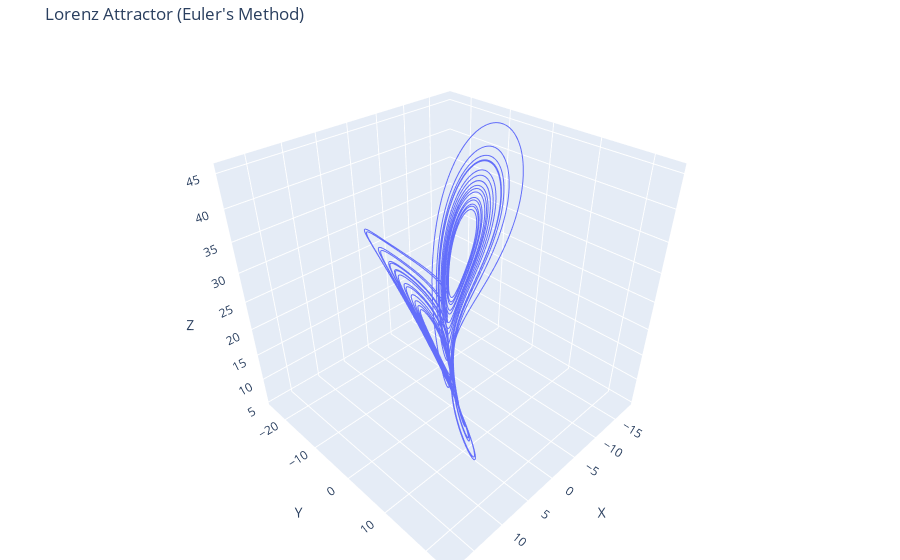

The cell this chart's notebook holds for it:
### Code cell
initial_state=[0,1,20]
trajectory = eulers_method(initial_state,25000,0.001)
sim = simulation(trajectory, "Euler's Method")

### Figure 1 — Plotly figure (JSON) as saved in the notebook; plotly's stock layout.template omitted (floating-point values rounded to 4 significant figures; data arrays with more than 128 entries replaced by an {"elided": "..."} marker saying what was removed)
{"data": [{"marker": {"size": 2}, "mode": "lines", "type": "scatter3d", "x": {"elided": "25000 float values"}, "y": {"elided": "25000 float values"}, "z": {"elided": "25000 float values"}}], "layout": {"margin": {"b": 0, "l": 0, "r": 0, "t": 40}, "scene": {"aspectmode": "cube", "xaxis": {"title": {"text": "X"}}, "yaxis": {"title": {"text": "Y"}}, "zaxis": {"title": {"text": "Z"}}}, "title": {"text": "Lorenz Attractor (Euler's Method)"}}}
